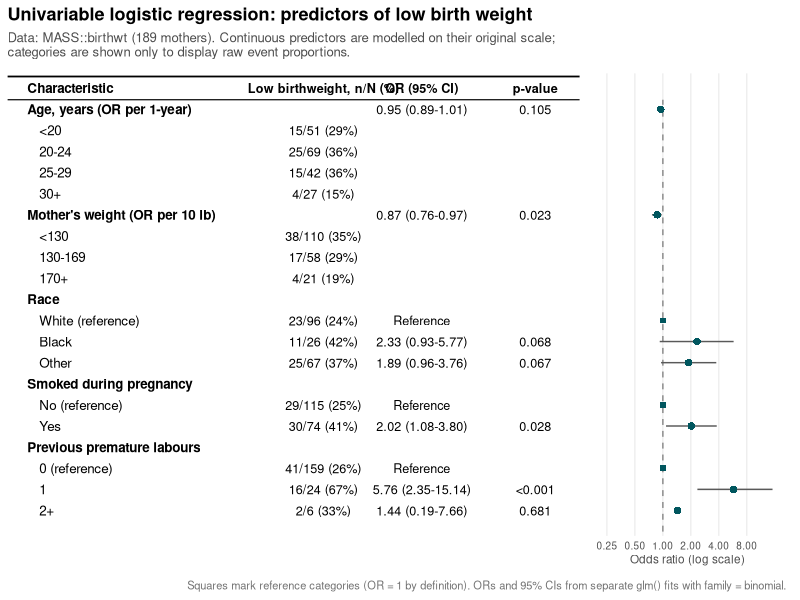
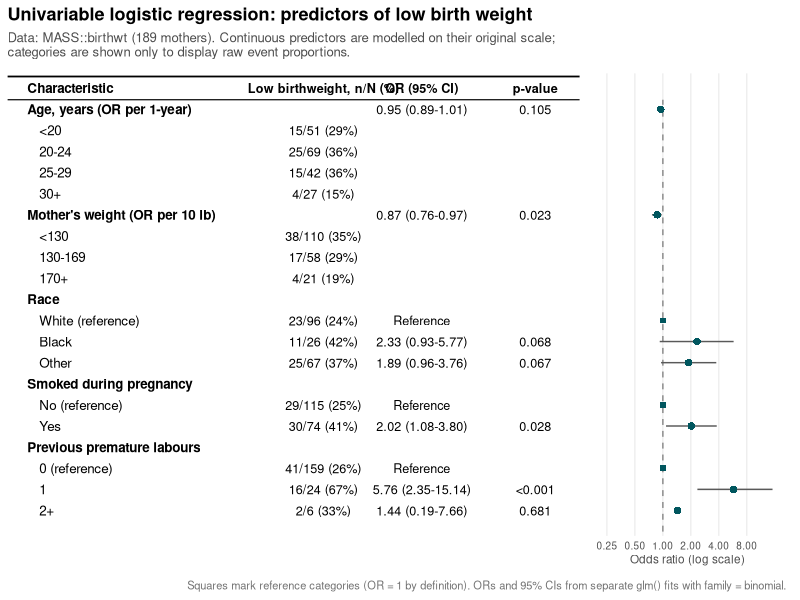

Write R code to recreate these figures, in order.
# Example: a "raw numbers + forest plot" regression table, built from scratch
# ----------------------------------------------------------------------------
# Data: `birthwt` from the MASS package (189 mothers; outcome: low birth weight)
# Predictors chosen to cover the three common types:
#   - continuous: `age` (mother's age, years), `lwt` (mother's weight, pounds)
#   - binary:     `smoke` (smoked during pregnancy)
#   - polytomous: `race`; `ptl` recoded as 0 / 1 / 2+
#
# Key idea: continuous predictors are MODELLED as continuous (one odds ratio per
# unit increase), but we still CUT them into categories to display raw event
# proportions, because readers like to see n/N (%) alongside odds ratios.
#
# Run from the workshop project root with:
#   Rscript scripts/birthwt_regression_table_example.R
# or source() the file from an interactive session.
# ----------------------------------------------------------------------------

library(tidyverse)
library(broom)
library(patchwork)
# Note: we access the data as MASS::birthwt instead of library(MASS),
# because attaching MASS masks dplyr::select().

# ---- 1. Prepare the data -----------------------------------------------------

bw <- MASS::birthwt %>%
  as_tibble() %>%
  mutate(
    low = factor(low, levels = c(0, 1), labels = c("Normal", "Low")),
    race = factor(race, levels = 1:3, labels = c("White", "Black", "Other")),
    smoke = factor(smoke, levels = c(0, 1), labels = c("No", "Yes")),
    ptl_cat = factor(
      case_when(ptl == 0 ~ "0", ptl == 1 ~ "1", ptl >= 2 ~ "2+"),
      levels = c("0", "1", "2+")
    ),
    lwt10 = lwt / 10, # OR per 10 lb reads better than per 1 lb
    # Display-only categories for the continuous predictors
    age_cat = cut(age, breaks = c(-Inf, 19, 24, 29, Inf),
                  labels = c("<20", "20-24", "25-29", "30+")),
    lwt_cat = cut(lwt, breaks = c(-Inf, 129, 169, Inf),
                  labels = c("<130", "130-169", "170+"))
  )

# ---- 2. Fit the univariable models -------------------------------------------

fit_or <- function(formula, data = bw) {
  glm(formula, family = binomial, data = data) %>%
    tidy(conf.int = TRUE, exponentiate = TRUE)
}

or_age   <- fit_or(low ~ age)
or_lwt   <- fit_or(low ~ lwt10)
or_race  <- fit_or(low ~ race)
or_smoke <- fit_or(low ~ smoke)
or_ptl   <- fit_or(low ~ ptl_cat)

# ---- 3. Helper: raw event counts, n/N (%) -----------------------------------

raw_prop <- function(data, var) {
  data %>%
    count(.data[[var]], low) %>%
    pivot_wider(names_from = low, values_from = n, values_fill = 0) %>%
    mutate(
      n_total = Normal + Low,
      raw = sprintf("%d/%d (%.0f%%)", Low, n_total, 100 * Low / n_total)
    ) %>%
    select(level = 1, raw)
}

raw_age   <- raw_prop(bw, "age_cat")
raw_lwt   <- raw_prop(bw, "lwt_cat")
raw_race  <- raw_prop(bw, "race")
raw_smoke <- raw_prop(bw, "smoke")
raw_ptl   <- raw_prop(bw, "ptl_cat")

# ---- 4. Assemble the display rows --------------------------------------------
# Row types:
#   head : bold variable header; carries the OR when the variable is continuous
#   cat  : indented category row with raw n/N (%); carries the OR for
#          non-reference levels of categorical predictors

fmt_or <- function(tidy_df, term_name) {
  r <- tidy_df %>% filter(term == term_name)
  list(
    or = r$estimate, lo = r$conf.low, hi = r$conf.high,
    or_ci = sprintf("%.2f (%.2f-%.2f)", r$estimate, r$conf.low, r$conf.high),
    p = scales::pvalue(r$p.value, accuracy = 0.001)
  )
}

blank_row <- list(or = NA, lo = NA, hi = NA, or_ci = "", p = "")

rows <- bind_rows(
  # Age: modelled continuously; categories only display raw proportions
  tibble(label = "Age, years (OR per 1-year)", type = "head", raw = "",
         !!!fmt_or(or_age, "age")),
  tibble(label = paste0("   ", raw_age$level), type = "cat", raw = raw_age$raw,
         !!!blank_row),

  # Weight: modelled continuously per 10 lb
  tibble(label = "Mother's weight (OR per 10 lb)", type = "head", raw = "",
         !!!fmt_or(or_lwt, "lwt10")),
  tibble(label = paste0("   ", raw_lwt$level), type = "cat", raw = raw_lwt$raw,
         !!!blank_row),

  # Race: polytomous, White is the reference
  tibble(label = "Race", type = "head", raw = "", !!!blank_row),
  tibble(label = "   White (reference)", type = "cat",
         raw = raw_race$raw[raw_race$level == "White"],
         or_ci = "Reference", p = "", or = 1, lo = NA, hi = NA),
  tibble(label = "   Black", type = "cat",
         raw = raw_race$raw[raw_race$level == "Black"],
         !!!fmt_or(or_race, "raceBlack")),
  tibble(label = "   Other", type = "cat",
         raw = raw_race$raw[raw_race$level == "Other"],
         !!!fmt_or(or_race, "raceOther")),

  # Smoking: binary, No is the reference
  tibble(label = "Smoked during pregnancy", type = "head", raw = "", !!!blank_row),
  tibble(label = "   No (reference)", type = "cat",
         raw = raw_smoke$raw[raw_smoke$level == "No"],
         or_ci = "Reference", p = "", or = 1, lo = NA, hi = NA),
  tibble(label = "   Yes", type = "cat",
         raw = raw_smoke$raw[raw_smoke$level == "Yes"],
         !!!fmt_or(or_smoke, "smokeYes")),

  # Previous premature labours: ordinal, 0 is the reference
  tibble(label = "Previous premature labours", type = "head", raw = "", !!!blank_row),
  tibble(label = "   0 (reference)", type = "cat",
         raw = raw_ptl$raw[raw_ptl$level == "0"],
         or_ci = "Reference", p = "", or = 1, lo = NA, hi = NA),
  tibble(label = "   1", type = "cat",
         raw = raw_ptl$raw[raw_ptl$level == "1"],
         !!!fmt_or(or_ptl, "ptl_cat1")),
  tibble(label = "   2+", type = "cat",
         raw = raw_ptl$raw[raw_ptl$level == "2+"],
         !!!fmt_or(or_ptl, "ptl_cat2+"))
) %>%
  mutate(
    y = rev(row_number()), # first row at the top
    p = if_else(!is.na(or) & or == 1 & or_ci == "Reference", "", p)
  )

# ---- 5. Table panel (text columns drawn with ggplot) --------------------------

x_label <- 0
x_raw   <- 6.0
x_or    <- 8.0
x_p     <- 10.3

header_row <- tibble(
  y = max(rows$y) + 1,
  label = "Characteristic", raw = "Low birthweight, n/N (%)",
  or_ci = "OR (95% CI)", p = "p-value"
)

table_panel <- ggplot(rows, aes(y = y)) +
  geom_text(aes(x = x_label, label = label, fontface = ifelse(type == "head", 2, 1)),
            hjust = 0, size = 3.4) +
  geom_text(aes(x = x_raw, label = raw), hjust = 0.5, size = 3.2) +
  geom_text(aes(x = x_or, label = or_ci), hjust = 0.5, size = 3.2) +
  geom_text(aes(x = x_p, label = p), hjust = 0.5, size = 3.2) +
  geom_text(data = header_row, aes(x = x_label, label = label),
            hjust = 0, size = 3.4, fontface = 2) +
  geom_text(data = header_row, aes(x = x_raw, label = raw),
            hjust = 0.5, size = 3.2, fontface = 2) +
  geom_text(data = header_row, aes(x = x_or, label = or_ci),
            hjust = 0.5, size = 3.2, fontface = 2) +
  geom_text(data = header_row, aes(x = x_p, label = p),
            hjust = 0.5, size = 3.2, fontface = 2) +
  annotate("segment", x = -0.4, xend = 11.2,
           y = max(rows$y) + 0.45, yend = max(rows$y) + 0.45, linewidth = 0.4) +
  annotate("segment", x = -0.4, xend = 11.2,
           y = max(rows$y) + 1.55, yend = max(rows$y) + 1.55, linewidth = 0.6) +
  scale_y_continuous(limits = c(min(rows$y) - 1.2, max(rows$y) + 1.7),
                     expand = c(0, 0)) +
  scale_x_continuous(limits = c(-0.4, 11.2), expand = c(0, 0)) +
  theme_void()

# ---- 6. Forest plot panel -----------------------------------------------------

forest_panel <- ggplot(rows %>% filter(!is.na(or)), aes(y = y, x = or)) +
  annotate("segment", x = 1, xend = 1,
           y = min(rows$y) - 1.0, yend = max(rows$y) + 0.45,
           linetype = "dashed", color = "grey55", linewidth = 0.5) +
  geom_errorbar(aes(xmin = lo, xmax = hi), width = 0, orientation = "y",
                na.rm = TRUE, color = "grey35", linewidth = 0.5) +
  geom_point(aes(shape = or == 1, size = or == 1), color = "#00565e", show.legend = FALSE) +
  scale_shape_manual(values = c("FALSE" = 16, "TRUE" = 15)) +
  scale_size_manual(values = c("FALSE" = 2.2, "TRUE" = 1.6)) +
  scale_x_log10(breaks = c(0.25, 0.5, 1, 2, 4, 8), limits = c(0.2, 17)) +
  scale_y_continuous(limits = c(min(rows$y) - 1.2, max(rows$y) + 1.7),
                     expand = c(0, 0)) +
  labs(x = "Odds ratio (log scale)", y = NULL) +
  theme_minimal(base_size = 9) +
  theme(axis.text.y = element_blank(),
        panel.grid.minor = element_blank(),
        panel.grid.major.y = element_blank(),
        axis.title.x = element_text(size = 8.5, color = "grey30"))

# ---- 7. Combine and save ------------------------------------------------------

combined <- table_panel + forest_panel +
  plot_layout(widths = c(2.9, 1)) +
  plot_annotation(
    title = "Univariable logistic regression: predictors of low birth weight",
    subtitle = "Data: MASS::birthwt (189 mothers). Continuous predictors are modelled on their original scale;\ncategories are shown only to display raw event proportions.",
    caption = "Squares mark reference categories (OR = 1 by definition). ORs and 95% CIs from separate glm() fits with family = binomial."
  ) &
  theme(plot.title = element_text(size = 13, face = "bold"),
        plot.subtitle = element_text(size = 9.5, color = "grey30"),
        plot.caption = element_text(size = 8, color = "grey45"))

print(combined)

out_file <- here::here("scripts/birthwt_regression_table.png")
ggsave(out_file, combined, width = 11.5, height = 7.5, dpi = 200)
message("Saved: ", out_file)
